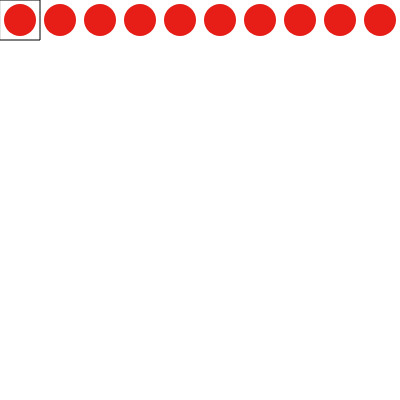
Frame 1 (no input)
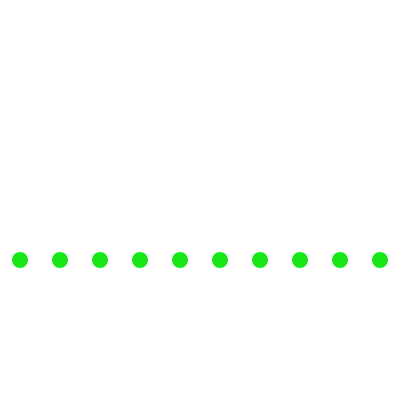
Frame 60 (no input)
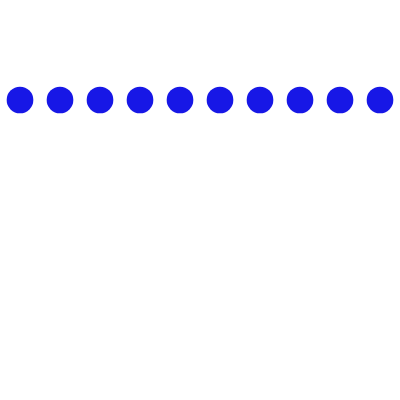
Frame 120 (the mouse pressed at the canvas centre since frame 60)

The p5.js sketch that drew these frames (run headless with seeded random() and noise() and a simulated clock; from frame 60 on, the mouse is pressed at the canvas centre):

// p5.js sketch
// ── sketch.js
const COLS = 10;
const ROWS = 10;
const CELL_SIZE = 40;
const TOTAL_CELLS = COLS * ROWS;
const ANIMATION_SPEED = 10; // How many frames each ROW stays lit

// Circle properties
const MAX_DIAMETER = CELL_SIZE * 0.8; // Max circle is 80% of the cell size
const MIN_DIAMETER = CELL_SIZE * 0.2; // Min circle is 20% of the cell size

function setup() {
  // 1. Center the canvas on the webpage
  let canvas = createCanvas(COLS * CELL_SIZE, ROWS * CELL_SIZE);
  canvas.center();
  
  // Set color mode to HSB for easier, continuous color cycling
  colorMode(HSB, 360, 100, 100); 
  stroke(0); // Black outlines for grid
  strokeWeight(1);
}

function draw() {
  background(220); 

  // --- Animation Logic ---

  // Calculate which ROW is currently "active" (0 to 9)
  let activeRow = floor((frameCount / ANIMATION_SPEED) % ROWS);

  // Calculate the constantly changing color (Hue cycles 0-360)
  let hue = (frameCount * 2) % 360; 
  let saturation = 90;
  let brightness = 90;
  
  // Calculate the scaling factor based on the active row index.
  // The 'map' function takes a value (activeRow, which goes 0 to ROWS-1) 
  // and converts it to a new range (MAX_DIAMETER down to MIN_DIAMETER).
  let currentDiameter = map(activeRow, 
                            0, ROWS - 1,   // Input range (Row Index)
                            MAX_DIAMETER, MIN_DIAMETER // Output range (Circle Size)
                           );

  // --- Grid Drawing ---
  for (let i = 0; i < ROWS; i++) {
    for (let j = 0; j < COLS; j++) {
      let x = j * CELL_SIZE;
      let y = i * CELL_SIZE;
      
      // Draw the rectangle outline for every cell
      noFill(); 
      rect(x, y, CELL_SIZE, CELL_SIZE);
      
      // 2. Check if the current row (i) is the active row
      if (i === activeRow) {
        
        // --- Draw the Circle ---
        
        // Set the color for the active row of circles
        noStroke(); 
        fill(hue, saturation, brightness); 
        
        // Calculate the center point for the circle in the current cell
        let centerX = x + CELL_SIZE / 2;
        let centerY = y + CELL_SIZE / 2;
        
        // Draw the circle using the calculated diameter for the active row
        ellipse(centerX, centerY, currentDiameter, currentDiameter);
      }
    }
  }
}
